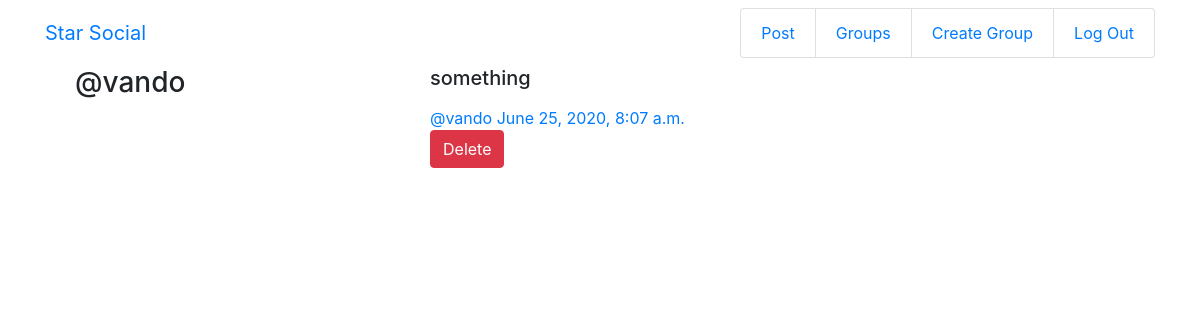
The app's page /posts/by/vando/3/ (signed in) with its own data.
### posts/models.py (models this page shows, shortened)
class Post(models.Model):
    user = models.ForeignKey(User,related_name='posts',on_delete=models.CASCADE)
    created_at = models.DateTimeField(auto_now=True)
    message = models.TextField()
    message_html = models.TextField(editable=False)
    group = models.ForeignKey(Group, related_name='posts',null=True,blank=True,on_delete=models.CASCADE)
    class Meta:
        ordering = ['-created_at']
        unique_together = ['user','message']

### posts/views.py (the view)
# urls.py: path("by/<username>/<int:pk>/", views.PostDetail.as_view(),name = "single"),
class PostDetail(SelectRelatedMixin,generic.DetailView):
    model = models.Post
    select_related = ('user','group')
    def get_queryset(self):
        queryset = super().get_queryset()
        return queryset.filter(user__username__iexact=self.kwargs.get('username'))

### posts/templates/posts/post_detail.html
{% extends "posts/post_base.html" %}
{% block post_content %}
<div class ="col-md-8">
    {% include "posts/_post.html" %}
</div>
{% endblock %}

### posts/templates/posts/_post.html
<div class ="post media">
    <h3 class = "col-md-6">@{{post.user.username}}</h3>
    <div class="media-body col-md-6">
        <h5>{{post.message_html|safe}}</h5>
            <span class="username">
                <a href="{% url 'posts:for_user' username=post.user.username %}">@{{post.user.username}}</a>
            </span>
            <time class="time">
                <a href="{% url "posts:single" username=post.user.username pk=post.pk %}">{{post.created_at}}</a>
            </time>
        <div class = "media-footer">
            {% if user.is_authenticated and post.user == user and not hide_delete %}
                <a href="{%url "posts:delete" pk=post.pk%}" title="delete" class="btn btn-danger" role="button">
                    <span class = "text_danger icon-label"> Delete</span></a>
            {% endif %}
        </div>
    </div>
</div>

### records on screen
Post: user.username "vando", message_html "something", created_at "June 25, 2020, 8:07 a.m."
